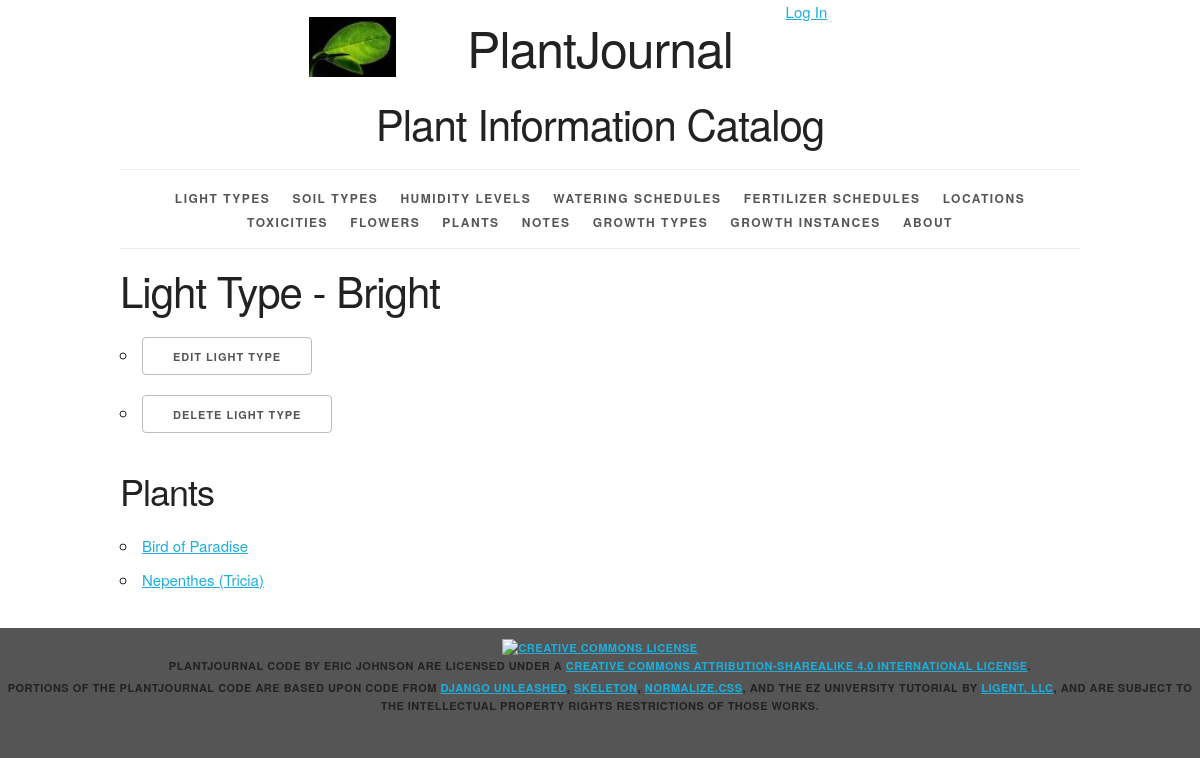
Page /light/1/ on the committed database.
### plantjournal/models.py (models this page shows, shortened)
class Light(models.Model):
    light_id = models.AutoField(primary_key=True)
    light_type = models.CharField(max_length=45, unique=True)
    def __str__(self):
        return '%s' % self.light_type
    def get_update_url(self):
        return reverse('plantjournal_light_update_urlpattern',
                       kwargs={'pk': self.pk})
    def get_delete_url(self):
        return reverse('plantjournal_light_delete_urlpattern',
                       kwargs={'pk': self.pk})
    class Meta:
        ordering = ['light_type']

class Plant(models.Model):
    plant_id = models.AutoField(primary_key=True)
    plant_name = models.CharField(max_length=45)
    plant_number = models.CharField(max_length=45, blank=True, default='')
    plant_nickname = models.CharField(max_length=45, blank=True, default='')
    plant_latin_name = models.CharField(max_length=100, blank=True, default='')
    plant_description = models.TextField(blank=True, default='')
    light = models.ForeignKey(Light, related_name='plants', on_delete=models.PROTECT, blank=True, null=True, default='')
    soil = models.ForeignKey(Soil, related_name='plants', on_delete=models.PROTECT, blank=True, null=True, default='')
    humidity = models.ForeignKey(Humidity, related_name='plants', on_delete=models.PROTECT, blank=True, null=True,
                                 default='')
    water = models.ForeignKey(Water, related_name='plants', on_delete=models.PROTECT, blank=True, null=True, default='')
    fertilizer = models.ForeignKey(Fertilizer, related_name='plants', on_delete=models.PROTECT, blank=True, null=True,
                                   default='')
    toxicity = models.ForeignKey(Toxicity, related_name='plants', on_delete=models.PROTECT, blank=True, null=True,
                                 default='')
    location = models.ForeignKey(Location, related_name='plants', on_delete=models.PROTECT, blank=True, null=True,
                                 default='')
    flower = models.ForeignKey(Flower, related_name='plants', on_delete=models.PROTECT, blank=True, null=True,
                               default='')
    def __str__(self):
        if self.plant_number == '':
            if self.plant_nickname == '':
                return '%s' % self.plant_name
            else:
                return '%s (%s)' % (self.plant_name, self.plant_nickname)
        else:
            if self.plant_nickname == '':
                return '%s %s' % (self.plant_name, self.plant_number)
            else:
                return '%s %s (%s)' % (self.plant_name, self.plant_number, self.plant_nickname)
    def get_absolute_url(self):
        return reverse('plantjournal_plant_detail_urlpattern',
                       kwargs={'pk': self.pk})
    class Meta:
        ordering = ['plant_name', 'plant_number', 'plant_nickname']
        unique_together = (('plant_name', 'plant_number', 'plant_nickname'),)

### plantjournal/views.py (the view)
class LightDetail(View):
    def get(self, request, pk):
        light = get_object_or_404(
            Light,
            pk=pk
        )
        plant_list = light.plants.all()
        return render(
            request,
            'plantjournal/light_detail.html',
            {'light': light, 'plant_list': plant_list}
        )

### plantjournal/templates/plantjournal/light_detail.html (shortened to what this page needs)
{% extends 'plantjournal/base.html' %}
{% block content %}
    <h2>Light Type - {{ light }}</h2>
    <ul>
        <li>
            <a href="{{ light.get_update_url }}" class="button">
                Edit Light Type
            </a>
        </li>
        <li>
            <a href="{{ light.get_delete_url }}" class="button">
                Delete Light Type
            </a>
        </li>
    </ul>
    <section>
        <h3>Plants</h3>
        <ul>
            {% for plant in plant_list %}
                <li>
                    <a href="{{ plant.get_absolute_url }}">{{ plant }}</a>
                </li>
            {% empty %}
                <li><em>There are currently no plants with this light type.</em></li>
            {% endfor %}
        </ul>
    </section>
{% endblock %}

### plantjournal/static/plantjournal/skeleton.css (style rules this page uses)
html { font-size: 62.5%; }
body { font-size: 1.5em; line-height: 1.6; font-weight: 400; font-family: "Raleway", "HelveticaNeue", "Helvetica Neue", Helvetica, Arial, sans-serif; color: #222; }
h1, h2, h3, h4, h5, h6 { margin-top: 0; margin-bottom: 2rem; font-weight: 300; }
h2 { font-size: 3.6rem; line-height: 1.25; letter-spacing: -.1rem; }
h3 { font-size: 3.0rem; line-height: 1.3; letter-spacing: -.1rem; }
@media (min-width: 550px) { h2 { font-size: 4.2rem; } }
@media (min-width: 550px) { h3 { font-size: 3.6rem; } }
a { color: #1EAEDB; }
.button, button, input[type="submit"], input[type="reset"], input[type="button"] { display: inline-block; height: 38px; padding: 0 30px; color: #555; text-align: center; font-size: 11px; font-weight: 600; line-height: 38px; letter-spacing: .1rem; text-transform: uppercase; text-decoration: none; white-space: nowrap; background-color: transparent; border-radius: 4px; border: 1px solid #bbb; cursor: pointer; box-sizing: border-box; }
ul { list-style: circle inside; }
ol, ul { padding-left: 0; margin-top: 0; }
li { margin-bottom: 1rem; }
button, .button { margin-bottom: 1rem; }
pre, blockquote, dl, figure, table, p, ul, ol, form { margin-bottom: 2.5rem; }

### plantjournal/static/plantjournal/style.css (style rules this page uses)
html { height: 100%; background-color: #555; }
body { background-color: white; }

### rows in the picture
Light: light_type "Bright"
Plant: plant_number+plant_nickname+plant_name "Bird of Paradise"
Plant: plant_number+plant_nickname+plant_name "Nepenthes (Tricia)"
